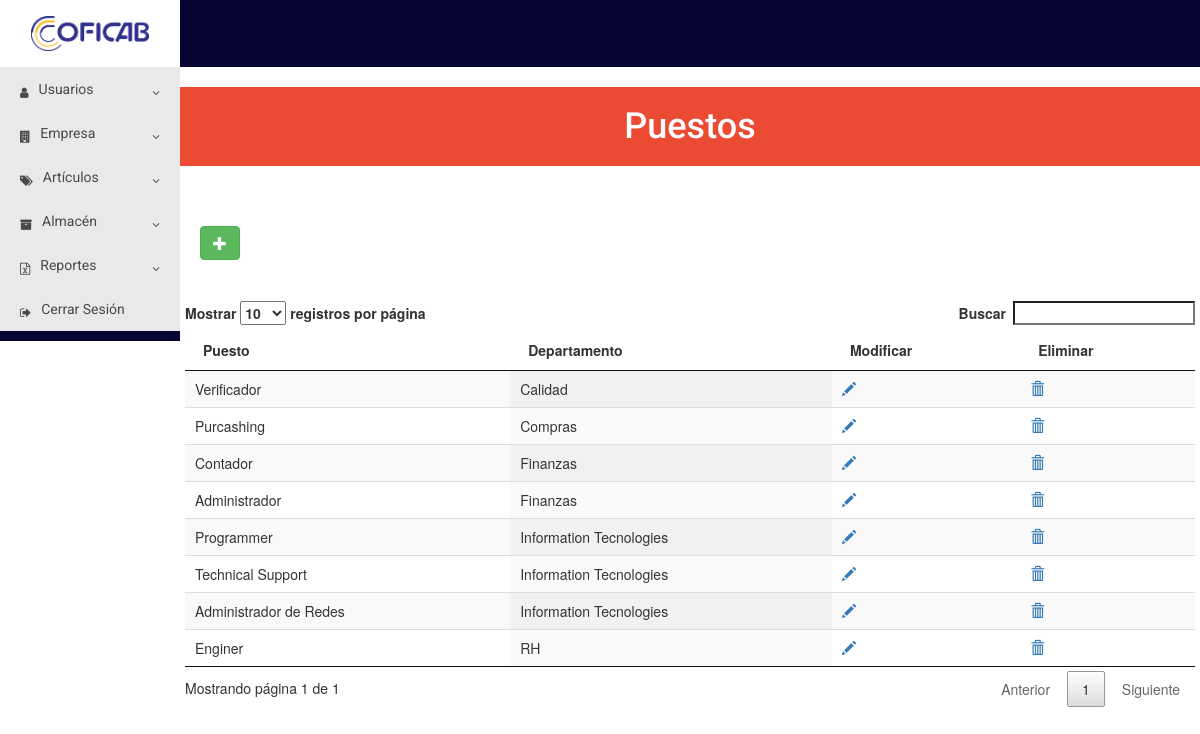
Page /vista/supuser/puestos/puestos.php (signed in) on the committed database.
### tables this page shows
CREATE TABLE `puestos` (
  `id_puesto` int(11) NOT NULL,
  `id_depto` int(11) NOT NULL,
  `puesto` varchar(50) NOT NULL
);

CREATE TABLE `departamentos` (
  `id_depto` int(11) NOT NULL,
  `departamento` varchar(50) NOT NULL
);

### vista/supuser/puestos/puestos.php (the view, shortened to what this page needs)
<?php
	include("../../../modelo/conexion.php");
	$where = "";
	$tabla="SELECT id_puesto, puesto, departamento FROM puestos, departamentos  WHERE $where puestos.id_depto = departamentos.id_depto ";
	$resultado = $conexion->query($tabla);
?>
<!DOCTYPE html>
<html>
<head>
	<link href="https://maxcdn.bootstrapcdn.com/font-awesome/4.5.0/css/font-awesome.min.css" rel="stylesheet">
	<link rel="stylesheet" href="../../../css/menu.css">
	<link rel="stylesheet" href="https://maxcdn.bootstrapcdn.com/bootstrap/3.3.7/css/bootstrap.min.css">
  	<link rel="stylesheet" href="../../../css/jquery.dataTables.min.css">
</head>
<body>
	<div class="contenedor">
	<nav class="bar-horizon">
			<div class="logocoficab">
				<a href="../menu.php"><img src="../../../img/coficab.png" alt="20px"></a>
			</div>
		</nav>
		<div class="contenedor-menu">
			<ul class="menu">
				<li><a href=""><i class="icono izquierda fa fa-user" aria-hidden="true"></i>Usuarios<i class="icono derecha fa fa-angle-down" aria-hidden="true"></i></a>
				</li>
				<li><a href=""><i class="icono izquierda fa fa-building" aria-hidden="true"></i>Empresa<i class="icono derecha fa fa-angle-down" aria-hidden="true"></i></a>
				</li>
				<li><a href=""><i class="icono izquierda fa fa-tags" aria-hidden="true"></i>Artículos<i class="icono derecha fa fa-angle-down" aria-hidden="true"></i></a>
				</li>
				<li><a href=""><i class="icono izquierda fa fa-archive" aria-hidden="true"></i>Almacén<i class="icono derecha fa fa-angle-down" aria-hidden="true"></i></a>
				</li>
				<li><a href=""><i class="icono izquierda fa fa-file-excel-o" aria-hidden="true"></i>Reportes<i class="icono derecha fa fa-angle-down" aria-hidden="true"></i></a>
				</li>
				<li><a href="../../../cerrarsesion.php"><i class="icono izquierda fa fa-sign-out" aria-hidden="true"></i>Cerrar Sesión</a></li>
			</ul>
		</div>
		<div class="contenido">
			<header>
				<h1>Puestos</h1>
			</header>
			<section class="main">
			<div class="botones">
					<a class='btn btn-success' value="registrar" data-toggle="modal" href="#Registro"><span class="glyphicon glyphicon-plus"></span></a>
			</div><br>
	<div class="row table-responsive">
		<table class="display" id="mitabla">
			<thead>
				<tr>
					<th>Puesto</th>
					<th>Departamento</th>
					<th>Modificar</th>
					<th>Eliminar</th>
				</tr>
			</thead>
			<tbody>
				<?php
					while($row= $resultado->fetch_assoc()){
					?>
					<tr>
						<td><?php echo $row['puesto']; ?></td>
						<td><?php echo $row['departamento']; ?></td>
						<td><a name="Modificar" id="<?php echo $row['id_puesto']; ?>" class="edit_data" title="Modificar Información"><span class="glyphicon glyphicon-pencil"></span></a></td>
						<td><a class="delete_data" href="#" data-href="../../../controlador/supuser/puestos/eliminar.php?id_puesto=<?php echo $row['id_puesto']; ?>" data-toggle="modal" data-target="#confirm-delete" title="Eliminar Registro"><span class="glyphicon glyphicon-trash"></span></a></td>
					</tr>
					<?php
					}
				?>
			</tbody>
		</table>
	</div>
</body>
</html>

### css/menu.css (style rules this page uses)
* { margin: 0; padding: 0; -webkit-box-sizing: border-box; -moz-box-sizing: border-box; box-sizing: border-box; }
html { width: 100%; max-width: 100%; }
body { background: #0b2027; font-family: 'Roboto', sans-serif; line-height: 18px; width: 100%; max-width: 100%; height: 100%; max-height: 100%; }
.contenedor { background: #fff; width: 100%; max-width: 100%; height: 100%; max-height: 100%; margin: 0 auto; overflow: hidden; }
.bar-horizon { background: #050432; width: 100%; max-width: 100%; height: 10%; max-height: 100%; }
.logocoficab { background: #fff; width: 15%; padding: .5%; }
.logocoficab img { margin:10px auto; display:block; width: 70%; align-content: center; position: relative; }
.contenedor-menu { background: #050432; width: 15%; max-width: 100%; height: 100%; max-height: 100%; margin: 0; float: left; box-sizing: border-box; display: inline-block; font-family: 'Roboto', sans-serif; line-height: 10px; }
a { text-decoration: none; color: #fff; }
.contenedor-menu .menu { list-style: none; }
.contenedor-menu .menu a { color: #494949; display: block; padding: 17px 20px; background: #e9e9e9; }
.contenedor-menu .menu .icono { font-size: 12px; line-height: 18px; }
.contenedor-menu .menu .icono.izquierda { float: left; margin-right: 10px; }
.contenedor-menu .menu .icono.derecha { float: right; margin-left: 10px; }
header { background: #EB4A33; margin: 20px 0; }
header h1 { color: #fff; font-family: 'Roboto', sans-serif; padding: 20px 0; text-align: center; }
.botones { margin: auto; margin: 20px 0; height: 35px; }
.main { width: 85%; padding: 20px; box-sizing: border-box; float: left; }

### rows in the picture
puestos: puesto "Programmer", id_depto.departamento "Information Tecnologies"
puestos: puesto "Contador", id_depto.departamento "Finanzas"
puestos: puesto "Technical Support", id_depto.departamento "Information Tecnologies"
puestos: puesto "Administrador de Redes", id_depto.departamento "Information Tecnologies"
puestos: puesto "Administrador", id_depto.departamento "Finanzas"
puestos: puesto "Verificador", id_depto.departamento "Calidad"
puestos: puesto "Purcashing", id_depto.departamento "Compras"
puestos: puesto "Enginer", id_depto.departamento "RH"
